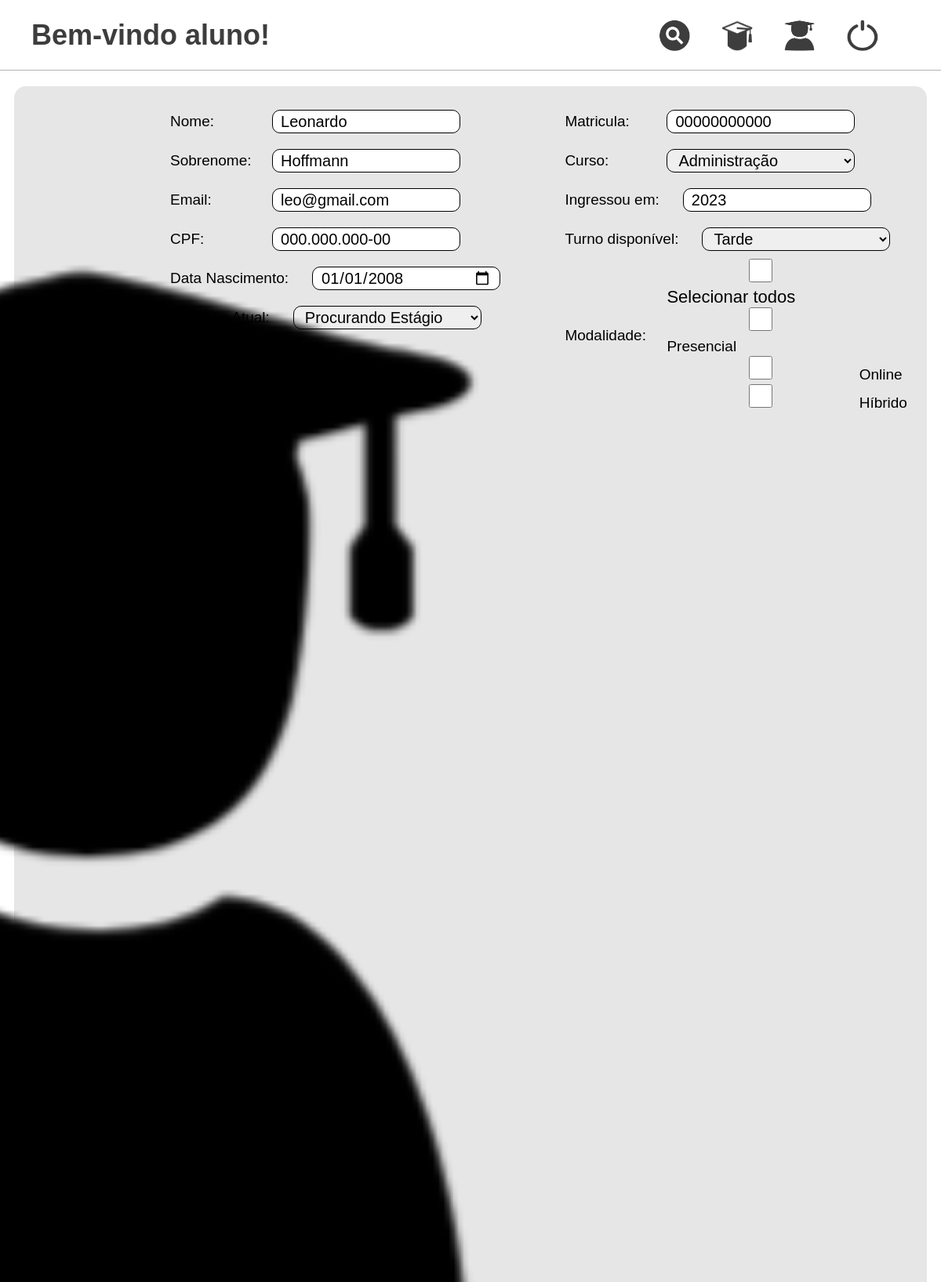
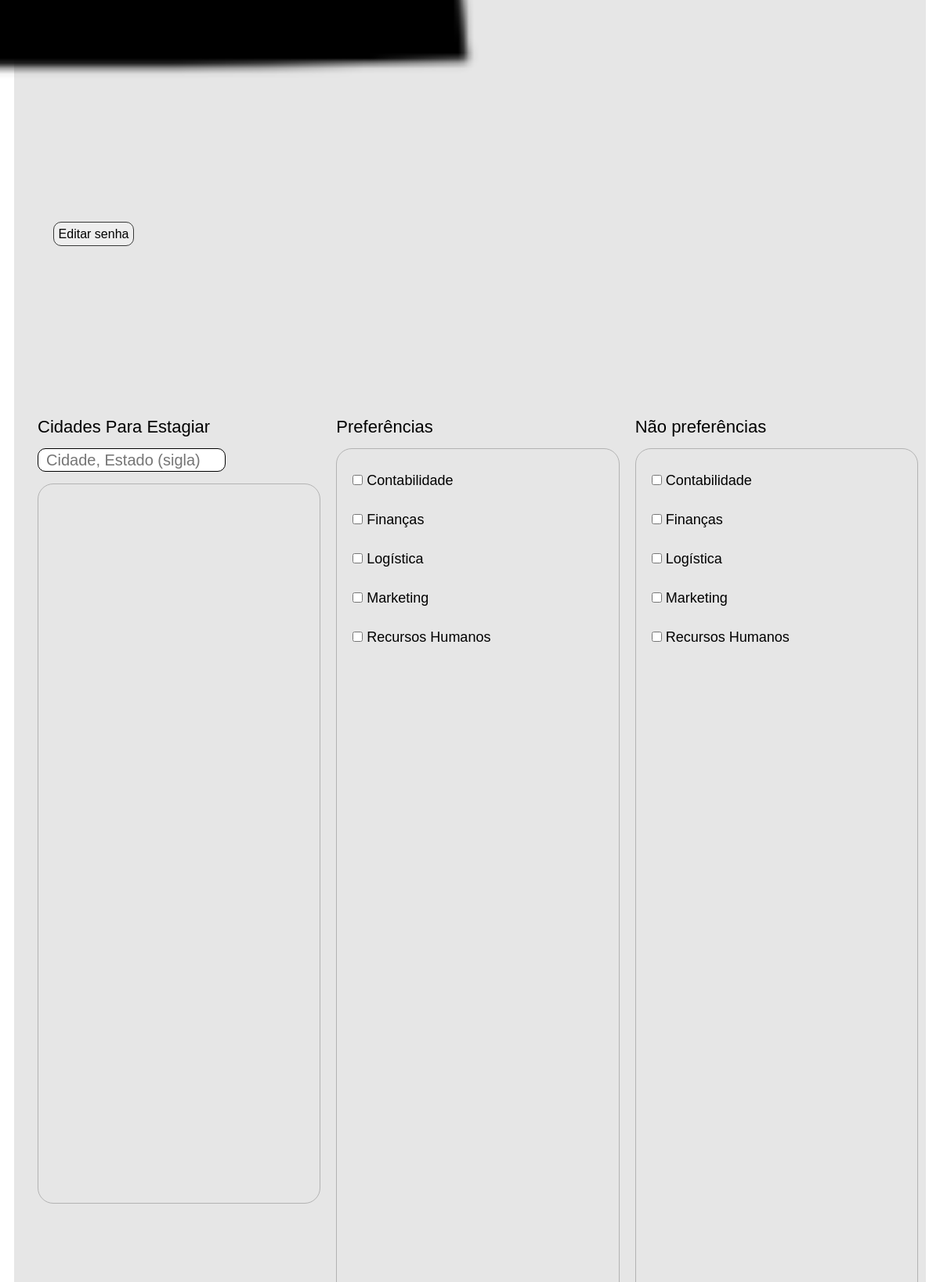
Page /pages/editar/editarCadastroAluno.php (signed in, upper part) on the committed database (2 pictures, top to bottom).
### tables this page shows
CREATE TABLE `usuario` (
  `ID_Usuario` int(11) NOT NULL,
  `Nome` varchar(50) DEFAULT NULL,
  `Sobrenome` varchar(50) DEFAULT NULL,
  `Email` varchar(100) DEFAULT NULL,
  `Senha` varchar(255) DEFAULT NULL,
  `Tipo_Usuario` varchar(20) DEFAULT NULL,
  `Status_Cadastro` varchar(20) DEFAULT 'ativo',
  `ID_Foto` int(11) DEFAULT NULL,
  `CPF` varchar(20) DEFAULT NULL,
  `Data_Nascimento` date DEFAULT NULL
);

CREATE TABLE `aluno` (
  `ID_Aluno` int(11) NOT NULL,
  `Turno_Disponivel` varchar(15) DEFAULT NULL,
  `Status_Estagio` varchar(30) DEFAULT NULL,
  `ID_Curso` int(11) DEFAULT NULL,
  `Modalidade` varchar(30) DEFAULT NULL,
  `Ano_Ingresso` int(10) DEFAULT NULL,
  `Matricula` varchar(50) DEFAULT NULL
);

CREATE TABLE `preferencia` (
  `ID_Preferencia` int(11) NOT NULL,
  `Descricao` varchar(100) DEFAULT NULL,
  `ID_Curso` int(11) DEFAULT NULL
);

### src/bd/MySQL.php (called while the page is built, shortened)
<?php
class MySQL {
	private $connection;
	public function __construct() {
		$this->connection = new \mysqli(HOST, USUARIO, SENHA, BANCO);
		$this->connection->set_charset("utf8");
	}
	public function search(string $sql, string $types, array $params) : array {
		$stmt = $this->connection->prepare($sql);
		if(!($types == "" || empty($params))) {
			$stmt->bind_param($types, ...$params);
		}
		$stmt->execute();
		$result = $stmt->get_result();
    	return $result ? $result->fetch_all(MYSQLI_ASSOC) : [];
	}
}
?>

### src/classes/Usuario.php (called while the page is built, shortened)
<?php
class Usuario {
    protected int $idUsuario;
    protected int $idFoto;
    protected string $nome;
    protected string $sobrenome;
    protected string $senha;
    protected string $email;
    protected string $tipoUsuario;
    protected string $cpf;
    protected string $dataNascimento;
    protected string $statusCadastro = "Ativo";
    public function __construct(string $email, string $senha) {
        $this->email = $email;
        $this->senha = $senha;
    }
    public static function findUsuario(int $idUsuario) : Usuario {
        $conexao = new MySQL();
        $tipos = "i";
        $params = [$idUsuario];
        $sql = "SELECT *, DATE_FORMAT(u.Data_Nascimento, '%d/%m/%Y') AS Data_Nascimento FROM usuario u
        WHERE u.ID_Usuario = ? AND u.Status_Cadastro = 'ativo'";
        $resultados = $conexao->search($sql, $tipos, $params);
        $resultado = $resultados[0];
        $usuario = new Usuario($resultado["Email"], $resultado["Senha"]);
        $usuario->setIdUsuario($resultado["ID_Usuario"]);
        $usuario->setIdFoto($resultado["ID_Foto"]);
        $usuario->setNome($resultado["Nome"]);
        $usuario->setSobrenome($resultado["Sobrenome"]);
        $usuario->setTipoUsuario($resultado["Tipo_Usuario"]);
        $usuario->setStatusCadastro($resultado["Status_Cadastro"]);
        $usuario->setDataNascimento($resultado["Data_Nascimento"]);
        $usuario->setCPF($resultado["CPF"]);
        $usuario->setPreferencias();
        return $usuario;
    }
    public function setPreferencias() : void {
        $conexao = new MySQL();
        $tipos = "i";
        $params = [$this->idUsuario];
        $sql = "SELECT * FROM preferencia p
        JOIN usuario_preferencia up ON up.ID_Preferencia = p.ID_Preferencia WHERE up.Prefere = 'sim' AND up.ID_Usuario = ? ORDER BY p.Descricao";
        $resultados = $conexao->search($sql, $tipos, $params);
        $sql = "SELECT * FROM preferencia p
        JOIN usuario_preferencia up ON up.ID_Preferencia = p.ID_Preferencia WHERE up.Prefere = 'nao' AND up.ID_Usuario = ? ORDER BY p.Descricao";
        $resultados = $conexao->search($sql, $tipos, $params);
    }
    public function getIdUsuario() : int {
        return $this->idUsuario;
    }
    public function setIdUsuario(int $idUsuario) : void {
        $this->idUsuario = $idUsuario;
    }
    public function getIdFoto() : int {
        return $this->idFoto;
    }
    public function setIdFoto(int $idFoto) : void {
        $this->idFoto = $idFoto;
    }
    public function getEmail() : string {
        return $this->email;
    }
    public function getNome() : string {
        return $this->nome;
    }
    public function setNome(string $nome) : void {
        $this->nome = $nome;
    }
    public function getSobrenome() : string {
        return $this->sobrenome;
    }
    public function setSobrenome(string $sobrenome) : void {
        $this->sobrenome = $sobrenome;
    }
    public function getSenha() : string {
        return $this->senha;
    }
    public function getTipoUsuario() : string {
        return $this->tipoUsuario;
    }
    public function setTipoUsuario(string $tipoUsuario) : void {
        $this->tipoUsuario = $tipoUsuario;
    }
    public function getStatusCadastro() : string {
        return $this->statusCadastro;
    }
    public function setStatusCadastro(string $statusCadastro) : void {
        $this->statusCadastro = $statusCadastro;
    }
    public function getDataNascimento() : string {
        return $this->dataNascimento;
    }
    public function setDataNascimento(string $dataNascimento) : void {
        $this->dataNascimento = $dataNascimento;
    }
    public function getCPF() : string {
        return $this->cpf;
    }
    public function setCPF(string $cpf) : void {
        $this->cpf = $cpf;
    }
}
?>

### src/classes/Aluno.php (called while the page is built, shortened)
<?php
class Aluno extends Usuario {
    private int $idCurso;
    public static function findAluno($idAluno) : Aluno {
        $usuario = parent::findUsuario($idAluno);
        $connection = new MySQL();
        $tipos = "i";
        $params = [$idAluno];
        $sql = "SELECT a.*, c.Nome AS Nome_Curso FROM aluno a JOIN curso c ON c.ID_Curso = a.ID_Curso WHERE a.ID_Aluno = ?";
        $resultados = $connection->search($sql, $tipos, $params);
        $resultado = $resultados[0];
        $aluno = new Aluno($usuario->getEmail(), $usuario->getSenha());
        $aluno->setIdUsuario( $usuario->getIdUsuario() );
        $aluno->setNome( $usuario->getNome() );
        $aluno->setSobrenome( $usuario->getSobrenome() );
        $aluno->setTipoUsuario( $usuario->getTipoUsuario() );
        $aluno->setIdFoto( $usuario->getIdFoto() );
        $aluno->setStatusCadastro( $usuario->getStatusCadastro() );
        $aluno->setDataNascimento( $usuario->getDataNascimento() );
        $aluno->setCPF( $usuario->getCPF() );
        $aluno->setPreferencias();
        $aluno->setTurnoDisponivel($resultado["Turno_Disponivel"]);
        $aluno->setStatusEstagio($resultado["Status_Estagio"]);
        $aluno->setModalidade($resultado["Modalidade"]);
        $aluno->setAnoIngresso($resultado["Ano_Ingresso"]);
        $aluno->setMatricula($resultado["Matricula"]);
        $aluno->setIdCurso($resultado["ID_Curso"]);
        $aluno->setCidadesEstagiar();
        return $aluno;
    }
    public function setCidadesEstagiar() : void {
        $conexao = new MySQL();
        $tipos = "i";
        $params = [$this->idUsuario];
        $sql = "SELECT * FROM cidade c JOIN usuario_cidade uc ON uc.ID_Cidade = c.ID_Cidade WHERE uc.ID_Usuario = ? ORDER BY c.UF, c.Nome";
        $resultados = $conexao->search($sql, $tipos, $params);
    }
    public function setIdCurso($idCurso) : void {
        $this->idCurso = $idCurso;
    }
    public function getCurso() : Curso {
        return Curso::findCurso($this->idCurso);
    }
}
?>

### src/classes/Curso.php (called while the page is built, shortened)
<?php
class Curso {
    private int $idCurso;
    private string $nome;
    public function __construct(string $nome) {
        $this->nome = $nome;
    }
    public static function findCurso($idCurso) : Curso {
        $connection = new MySQL();
        $tipos = "i";
        $params = [$idCurso];
        $sql = "SELECT * FROM curso c WHERE c.ID_Curso = ?";
        $resultados = $connection->search($sql, $tipos, $params);
        $resultado = $resultados[0];
        $curso = new Curso($resultado["Nome"]);
        $curso->setIdCurso($resultado["ID_Curso"]);
        return $curso;
    }
    public static function findAllCursos() : array {
        $connection = new MySQL();
        $cursos = [];
        $tipos = "";
        $params = [];
        $sql = "SELECT * FROM curso c ORDER BY c.Nome";
        $resultados = $connection->search($sql, $tipos, $params);
        foreach($resultados as $resultado) {
            $curso = new Curso($resultado["Nome"]);
            $curso->setIdCurso($resultado["ID_Curso"]);
            $cursos[] = $curso;
        }
        return $cursos;
    }
    public function getIdCurso() : int {
        return $this->idCurso;
    }
    public function setIdCurso($idCurso) : void {
        $this->idCurso = $idCurso;
    }
    public function getNome() : string {
        return $this->nome;
    }
}
?>

### pages/editar/editarCadastroAluno.php (the view, shortened to what this page needs)
<?php
$aluno = Aluno::findAluno($_SESSION["idUsuario"]);
$preferencias = Preferencia::findAllPreferenciasByCurso($aluno->getCurso()->getIdCurso());
$cursos = Curso::findAllCursos();
?>
<!DOCTYPE html>
<html lang="pt-BR">
<head>
    <link rel="stylesheet" href="./../../src/styles/reset.css">
    <link rel= "stylesheet" href="./../../src/styles/styleEditar.css">
</head>
<body>
    <div class="container">
        <?php
        require_once __DIR__ . "/../../menu.php";
        ?>
        <main>
            <form action="./editarCadastroAluno.php" method="post">
                <section class="dados">
                    <section class="imagem">
                        <figure>
                            <img src="./../../icones/iconAluno.png" alt="Icone Aluno">
                        </figure>
                        <section id="divEditSenha">
                            <a href="editarSenhaAluno.php" id='editSenha'>Editar senha </a>
                        </section>
                    </section>
                    <section class="dados-input">
                        <section>
                            <label for="nome">Nome:</label>
                            <input type="text" name="nome"  value="<?php echo $aluno->getNome(); ?>" required>
                        </section>
                        <section>
                            <label for="sobrenome">Sobrenome:</label>
                            <input type="text" name="sobrenome"  value="<?php echo $aluno->getSobrenome(); ?>" required>
                        </section>
                        <section>
                            <label for="email">Email:</label>
                            <input type="email" name="email" value="<?php echo $aluno->getEmail(); ?>" required>
                        </section>
                        <section>
                            <label for="cpf">CPF:</label>
                        </section>
                        <section class="more-space">
                            <label for="dataNascimento">Data Nascimento:</label>
                        </section>
                        <section class="more-space">
                            <label for="situacao">Situação Atual:</label>
                        </section>
                    </section>
                    <section class="dados-input">
                        <section>
                            <label for="matricula">Matricula:</label>
                            <input type="string" name="matricula"  value="<?php echo $aluno->getMatricula(); ?>" required>
                        </section>
                        <section>
                            <label for="curso">Curso:</label>
                            <select id="curso" name="curso">
                                <?php
                                $cursoSelecionado = $aluno->getIdCurso();
                                foreach($cursos as $curso) {
                                    $selected = $curso->getIdCurso() == $cursoSelecionado ? 'selected' : '';
                                    echo "<option value={$curso->getIdCurso()} {$selected}>{$curso->getNome()}</option>";
                                }
                                ?>
                            </select>
                        </section>
                        <section class="more-space">
                            <label for="ano">Ingressou em:</label>
                            <input type="number" name="ano" max='2025' value="<?php echo $aluno->getAnoIngresso(); ?>" required>
                        </section>
                        <section class="more-space">
                            <label for="turno">Turno disponível:</label>
                            <?php
                            $opcoes = ["manhã" => "", "tarde" => ""];
                            $opcoes[$aluno->getTurnoDisponivel()] = "selected";
                            ?>
                            <select id="turno" name="turno">
                                <option value="tarde" <?php echo $opcoes["tarde"]; ?>>Tarde</option>
                            </select>
                        </section>
                        <section >
                                <?php
                                $modalidades = ["presencial" => "", "remoto" => "", "hibrido" => ""];
                                ?>
                                <label for="modalidade">Modalidade:</label>
                                <div id="modalidade">
                                <input type="checkbox" name="todosModalidade" id="todosModalidade" value="todos" onchange="selecionar()" > Selecionar todos
                                <input type="checkbox" name="presencial" id="presencial" value="presencial" <?php echo $modalidades["presencial"]; ?> onchange="verificar()"><label for="presencial"> Presencial</label>
                                <input type="checkbox" name="online" id="online" value="online" <?php echo $modalidades["remoto"]; ?> onchange="verificar()"><label for="online"> Online</label>
                                <input type="checkbox" name="hibrido" id="hibrido" value="hibrido" <?php echo $modalidades["hibrido"]; ?> onchange="verificar()"><label for="hibrido"> Híbrido</label>
                                </div>
                        </section>
                    </section>
                </section>
                <section class="preferencias">
                    <section class="cidades">
                        <p>Cidades Para Estagiar</p>
                        <input type="text" name="cidadeEstagiar" id="cidadeEstagiar" placeholder="Cidade, Estado (sigla)">
                        <div class='sugestoes'></div>
                    </section>
                    <section>
                        <p>Preferências</p>
                        <div id="preferencias">
                            <?php
                            foreach($preferencias as $preferencia) {
                                $selected = array_key_exists($preferencia->getIdPreferencia(), $aluno->getPreferencias()) ? "checked" : "";
                                echo "<label><input type='checkbox' name='preferencias[]' value={$preferencia->getIdPreferencia()} {$selected}> {$preferencia->getDescricao()}</label>";
                            }
                            ?>
                        </div>
                    </section>
                    <section>
                        <p>Não preferências</p>
                        <div id="naoPreferencias">
                            <?php
                            foreach($preferencias as $preferencia) {
                                $selected = array_key_exists($preferencia->getIdPreferencia(), $aluno->getNaoPreferencias()) ? "checked" : "";
                                echo "<label><input type='checkbox' name='naoPreferencias[]' value={$preferencia->getIdPreferencia()} {$selected}> {$preferencia->getDescricao()}</label>";
                            }
                            ?>
                        </div>
                    </section>
                </section>
            </form>
        </main>
    </div>
</body>
</html>

### rows in the picture
usuario: nome "Leonardo", sobrenome "Hoffmann", email "leo@gmail.com"
aluno: matricula "00000000000", ano "2023"
preferencia: Descricao "Contabilidade"
preferencia: Descricao "Finanças"
preferencia: Descricao "Logística"
preferencia: Descricao "Marketing"
preferencia: Descricao "Recursos Humanos"

### other values in the picture
$_SESSION['tipoUsuario'] "aluno"
form field curso "Administração"
